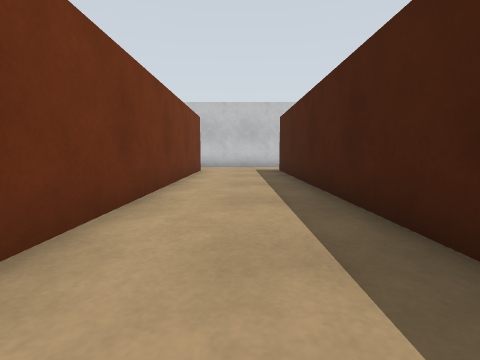
[1] (above)

23 first-person views from a walk through a Gazebo world. The camera is 0.68 m above the floor, tilts 6° down and sees 85° across. The floor is counted in squares, 1 m on a side. Each view is taken from the middle of a square. On the plan, view 1 faces up. The plan holds only what a view shows up to about 9 squares ahead; the rest is blank.

[2]
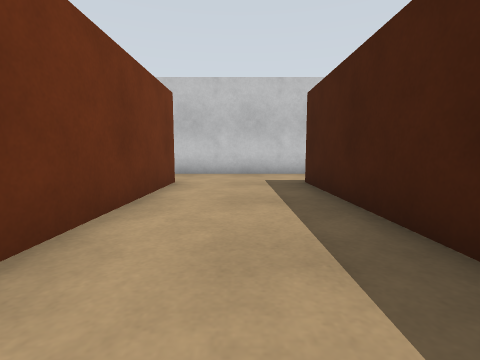

[3]
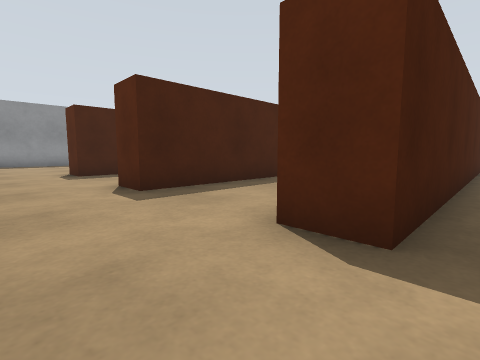

[4]
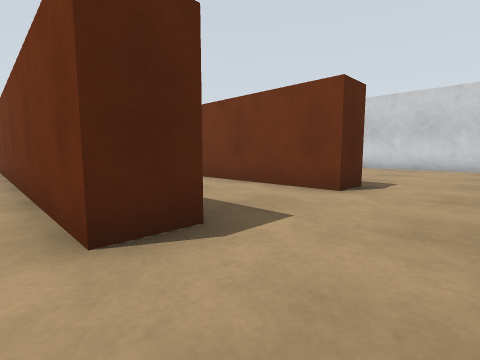

[5]
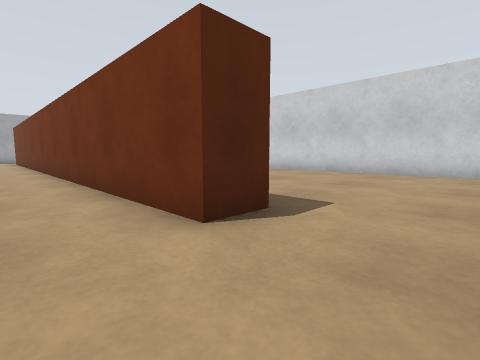

[6]
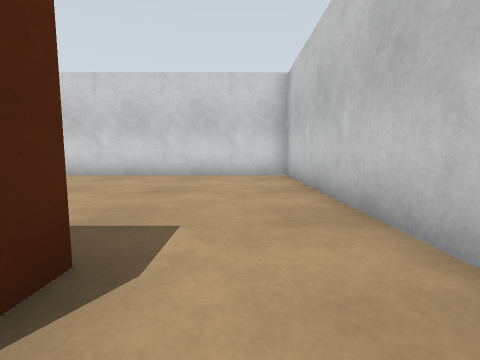

[7]
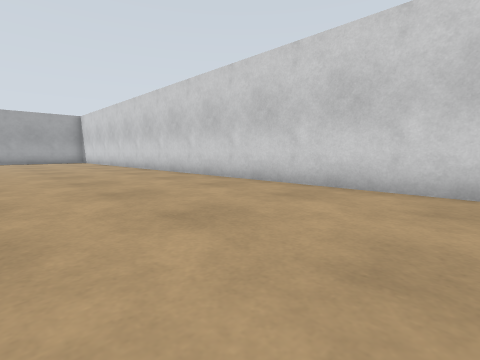

[8]
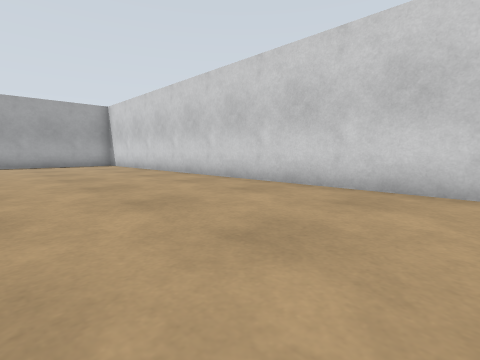

[9]
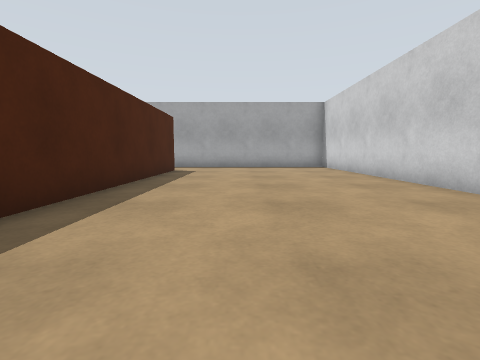

[10]
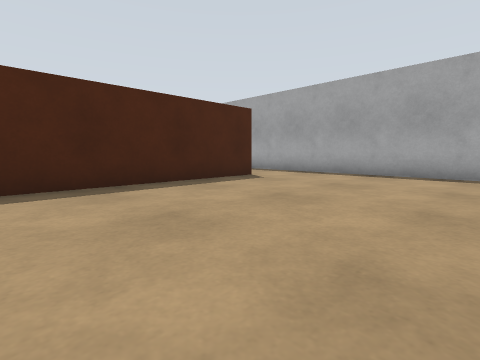

[11]
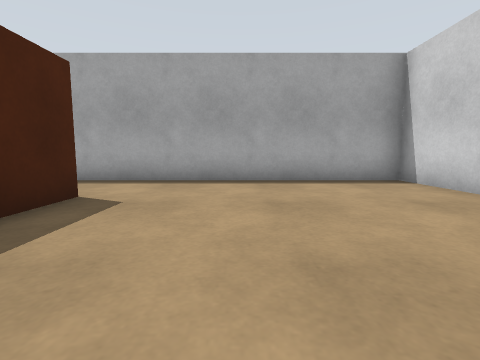

[12]
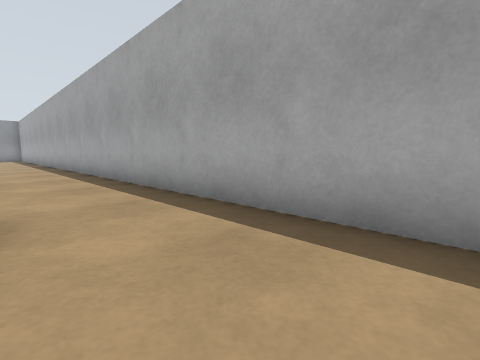

[13]
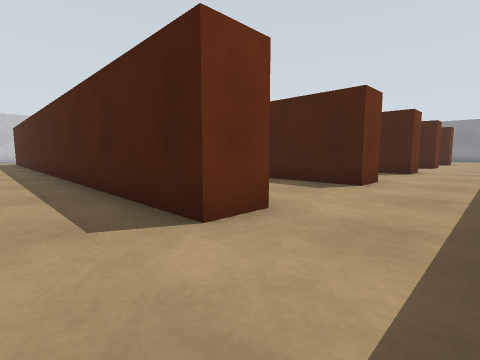

[14]
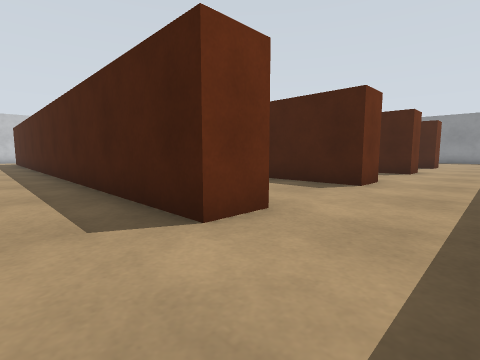

[15]
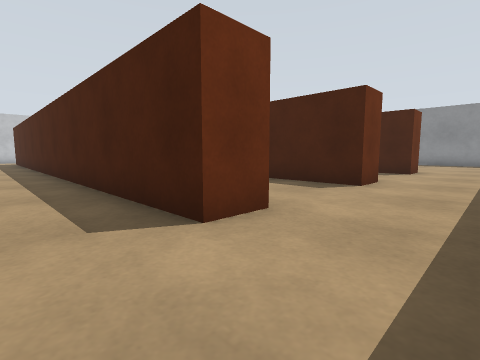

[16]
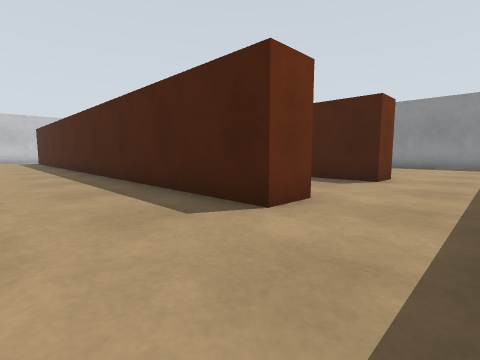

[17]
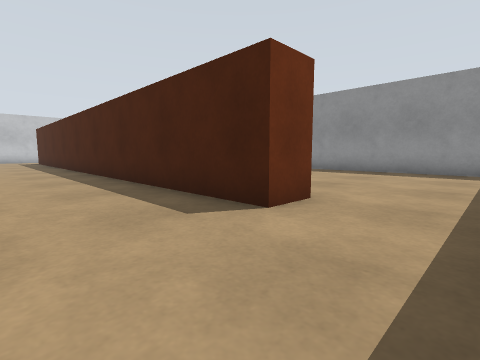

[18]
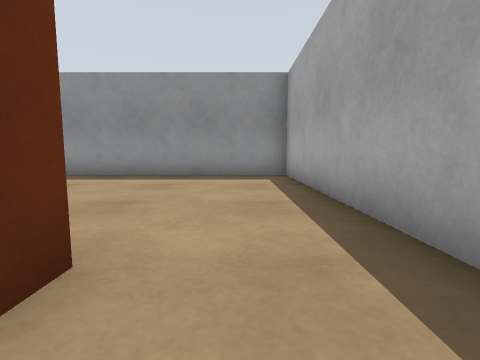

[19]
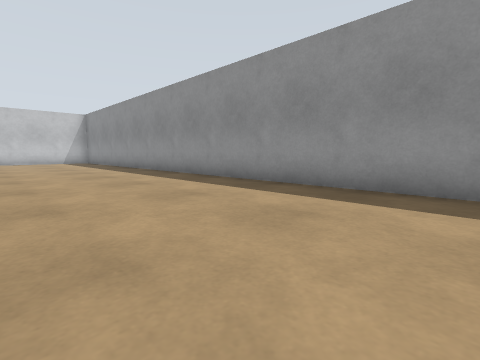

[20]
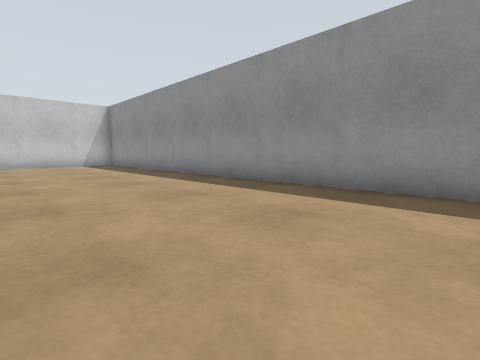

[21]
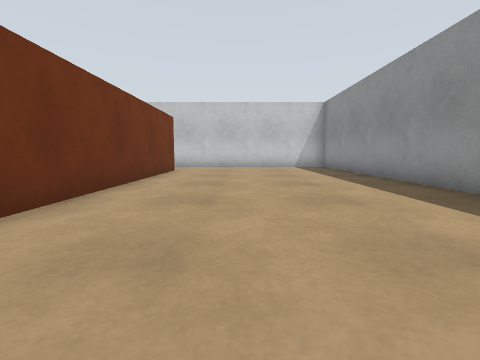

[22]
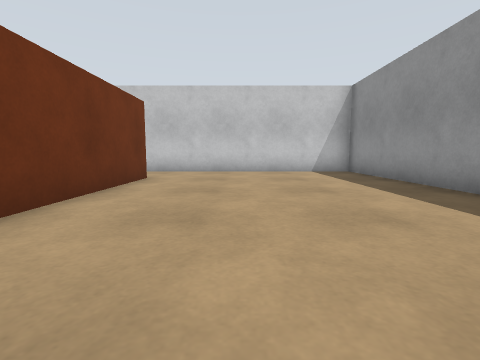

[23]
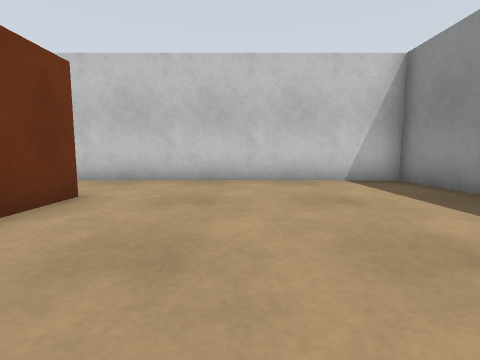

### Floor plan
Points are (right, up) in squares from view 1. A wall is a line through its corners. A room is listed if a view was taken in it or the views show most of it. See-through windows are left out.
Room 1 (views 1, 2, 3, 4, 5, 6, 7, 8, 9, 10, 11, 12, 13, 14, 15, 16, 17, 18, 19, 20, 21, 22, 23)
walls: (5.5, 6) (5.5, 10) (6.5, 10); (-2.6, 10) (-1.5, 10) (-1.5, 0.6); (2.6, -7) (1.5, -7) (1.5, 10) (2.5, 10); (-1.4, -7) (-2.5, -7) (-2.5, 2.4); (2.1, 12.4) (-2.1, 12.4); (6.6, -7) (5.5, -7) (5.5, 1.5); (9.5, 8.9) (9.5, 10) (10.5, 10) (10.5, 2.6); (-6.6, 10) (-5.5, 10) (-5.5, 0.6); (-5.4, -7) (-6.5, -7) (-6.5, 2.4); (-6.4, 12.4) (-12.9, 12.4) (-12.9, -9.4) (1.5, -9.4); (10.6, -7) (9.5, -7) (9.5, 1.5); (10.4, -9.4) (16.9, -9.4) (16.9, 12.4) (9, 12.4)

Where each view was taken, in squares from view 1:
view 1: 0 up, 0 right, facing up
view 2: 4 up, 0 right, facing up
view 3: 12 up, 1 right, facing down-right
view 4: 12 up, 1 left, facing down-left
view 5: 12 up, 4 left, facing down-left
view 6: 11 up, 5 left, facing left
view 7: 10 up, 8 left, facing down-left
view 8: 5 up, 8 left, facing down-left
view 9: 3 up, 9 left, facing down
view 10: 1 down, 12 left, facing down-right
view 11: 3 down, 9 left, facing down
view 12: 7 down, 9 left, facing down-right
view 13: 9 down, 8 left, facing up-right
view 14: 9 down, 4 left, facing up-right
view 15: 9 down, 0 right, facing up-right
view 16: 9 down, 3 right, facing up-right
view 17: 9 down, 7 right, facing up-right
view 18: 8 down, 9 right, facing right
view 19: 6 down, 12 right, facing up-right
view 20: 2 down, 12 right, facing up-right
view 21: 0 up, 13 right, facing up
view 22: 3 up, 13 right, facing up
view 23: 6 up, 13 right, facing up
